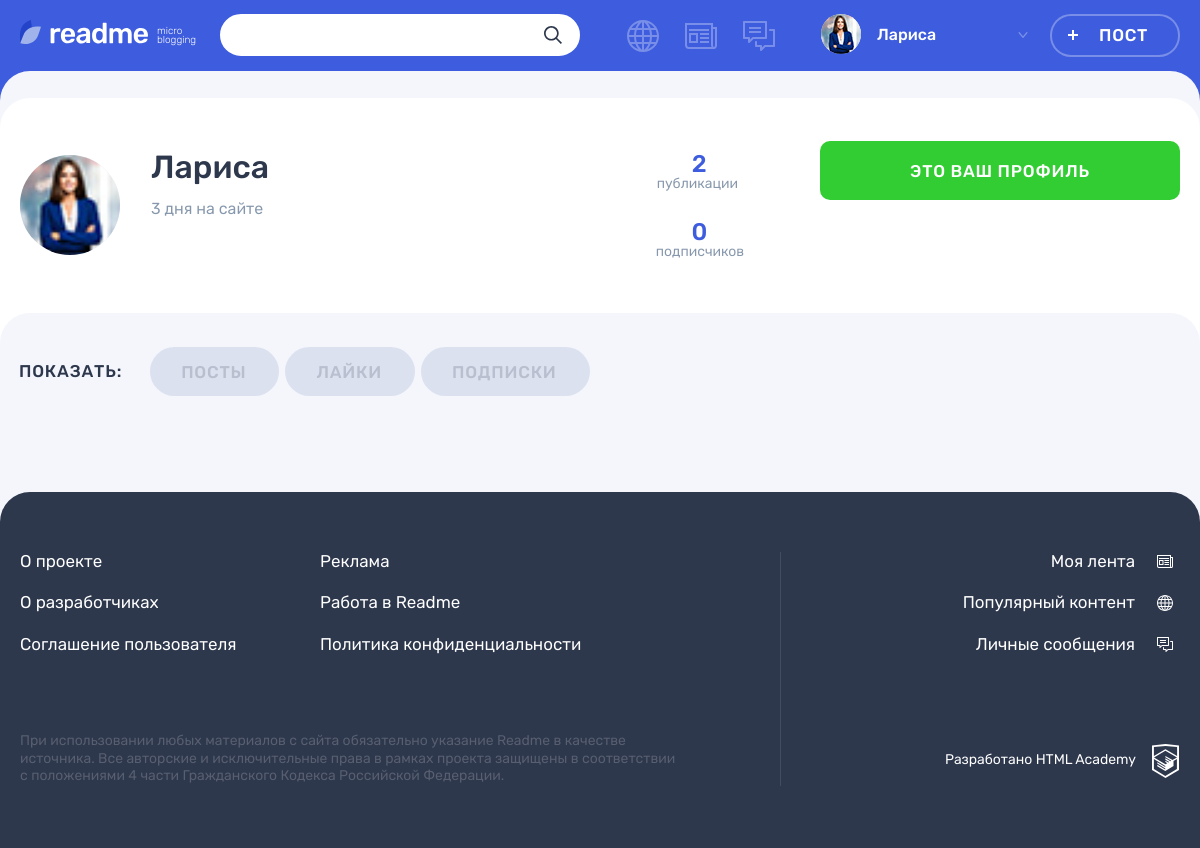
The app's page /profile.php?user_id=1 (signed in) with its own data.
### tables this page shows
CREATE TABLE users (
id INT UNSIGNED AUTO_INCREMENT PRIMARY KEY,
registration_date TIMESTAMP DEFAULT CURRENT_TIMESTAMP,
email VARCHAR(128) NOT NULL UNIQUE,
login VARCHAR(128) NOT NULL UNIQUE,
password VARCHAR(128) NOT NULL,
avatar VARCHAR(128) NOT NULL
);

### db_requests.php (called while the page is built, shortened)
<?php
function get_data($link, $sql)
{
    $result = mysqli_query($link, $sql);
    $result = mysqli_fetch_all($result, MYSQLI_ASSOC);
    return $result;
}
function get_profile_data($link, $profile_id, $user_id)
{
    $sql = "SELECT DISTINCT u.id, u.login, u.avatar, IFNULL(COUNT(p.user_id), 0) AS user_posts,
    u.registration_date,
    IFNULL((SELEct COUNT(*) FROM subscriptions sub WHERE sub.userto_id = u.id), 0) AS user_subs,
    IFNULL((SELEct COUNT(*) FROM subscriptions subs WHERE subs.userto_id = u.id AND subs.user_id = $user_id), 0) AS is_subscribed
    FROM users u
    JOIN posts p ON p.user_id = u.id
    WHERE u.id = $profile_id";
    return get_data($link, $sql)[0];
}

### templates/profile-template.php (the view, shortened to what this page needs)
<div class="profile profile--default">
  <div class="profile__user-wrapper">
    <div class="profile__user user container">
      <div class="profile__user-info user__info">
        <div class="profile__avatar user__avatar">
          <img class="profile__picture user__picture" width="100px" src="userpics/<?= $profile_info['avatar'] ?>" alt="Аватар пользователя">
        </div>
        <div class="profile__name-wrapper user__name-wrapper">
          <span class="profile__name user__name"><?= get_profile_name_with_br($profile_info['login']) ?></span>
          <?php $profile__registration_date = new DateTime($profile_info['registration_date']); ?>
          <time class="profile__user-time user__time" title="<?= $profile__registration_date->format('d.m.Y H:i') ?>" datetime="<?= $profile__registration_date->format('Y-m-d H:i:s') ?>"><?= time_ago($profile__registration_date, " на сайте") ?></time>
        </div>
      </div>
      <div class="profile__rating user__rating">
        <p class="profile__rating-item user__rating-item user__rating-item--publications">
          <span class="user__rating-amount"><?= $profile_info['user_posts'] ?></span>
          <span class="profile__rating-text user__rating-text"><?= plural_form($profile_info['user_posts'],  array('публикация', 'публикации', 'публикаций')) ?></span>
        </p>
        <p class="profile__rating-item user__rating-item user__rating-item--subscribers">
          <span class="user__rating-amount"><?= $profile_info['user_subs'] ?></span>
          <span class="profile__rating-text user__rating-text"><?= plural_form($profile_info['user_subs'],  array('подписчик', 'подписчика', 'подписчиков')) ?></span>
        </p>
      </div>
      <div class="profile__user-buttons user__buttons">
        <?php if ((int) $profile_info['is_subscribed'] === 1) : ?>
          <a class="profile__user-button user__button user__button--subscription button button--main button--quartz" href="subscription.php?user_id=<?= $profile_info['id'] ?>">Отписаться</a>
          <a class="profile__user-button user__button user__button--writing button button--green" href="messages.php?receiver_id=<?= $profile_info['id'] ?>">Сообщение</a>
          <?php elseif ($profile_info['id'] === $user_data['id']) : ?>
            <a class="profile__user-button user__button user__button--subscription button button--main" style="background-color:limegreen;" type="button">Это ваш профиль</a>
          <?php else : ?>
          <a class="profile__user-button user__button user__button--subscription button button--main" href="subscription.php?user_id=<?= $profile_info['id'] ?>">Подписаться</a>
        <?php endif ?>
      </div>
    </div>
  </div>
  <div class="profile__tabs-wrapper tabs">
    <div class="container">
      <div class="profile__tabs filters">
        <b class="profile__tabs-caption filters__caption">Показать:</b>
        <ul class="profile__tabs-list filters__list tabs__list">
          <li class="profile__tabs-item filters__item">
            <a class="profile__tabs-link filters__button tabs__item <?= ($active_tab === 'posts') ? 'filters__button--active tabs__item--active button' : "" ;?>" href="profile.php?active_tab=posts">Посты</a>
          </li>
          <li class="profile__tabs-item filters__item">
            <a class="profile__tabs-link filters__button tabs__item button <?= ($active_tab === 'likes') ? 'filters__button--active tabs__item--active button' : "" ;?>" href="profile.php?active_tab=likes">Лайки</a>
          </li>
          <li class="profile__tabs-item filters__item">
            <a class="profile__tabs-link filters__button tabs__item button <?= ($active_tab === 'subscriptions') ? 'filters__button--active tabs__item--active button' : "" ;?>" href="profile.php?active_tab=subscriptions">Подписки</a>
          </li>
        </ul>
      </div>
    </div>
  </div>
</div>

### functions.php (shortened to what this page needs)
<?php
function include_template($name, $data)
{
    $name = 'templates/' . $name;
    extract($data);
    require $name;
    $result = ob_get_clean();
    return $result;
}
function time_ago($post_upload_time, $ago_text = " назад")
{
    $interval = $post_upload_time->diff(new DateTime('now'));
    $months = (int) $interval->format('%m');
    $days = (int) $interval->format('%d');
    $hours = (int) $interval->format('%H');
    $minutes = (int) $interval->format('%i');
    $years = (int) $interval->format('%Y');
    $ago = 0;
    if ($years !== 0) {
        $years = floor($years);
        $ago = $years . ' ' . plural_form($years, array('год', 'года', 'лет')) . $ago_text;
    } elseif ($months !== 0) {
        $months = floor($months);
        $ago = $months . ' ' . plural_form($months, array('месец', 'месеца', 'месецев')) . $ago_text;
    } elseif ($days > 7 && $days < 35) {
        $week = floor($days / 7);
        $ago = $week . ' ' . plural_form($week, array('неделю', 'недели', 'недель')) . $ago_text;
    } elseif ($days !== 0) {
        $ago = $days . ' ' . plural_form($days, array('день', 'дня', 'дней')) . $ago_text;
    } elseif ($hours !== 0) {
        $hours = floor($hours);
        $ago = $hours . ' ' . plural_form($hours, array('час', 'часа', 'часов')) . $ago_text;
    } elseif ($minutes !== 0) {
        $ago = $minutes . ' ' . plural_form($minutes, array('минуту', 'минуты', 'минут')) . $ago_text;
    } else {
        $ago = 'меньше минуты назад';
    }
    return $ago;
}
function plural_form($n, $forms)
{
    return $n % 10 === 1 && $n % 100 !== 11 ? $forms[0] : ($n % 10 >= 2 && $n % 10 <= 4 && ($n % 100 < 10 || $n % 100 >= 20) ? $forms[1] : $forms[2]);
}
function get_profile_name_with_br($name)
{
    return implode('<br>', explode(" ", $name));
}

### templates/layout.php (shortened to what this page needs)
<!DOCTYPE html>
<html lang="ru">
<head>
    <link rel="stylesheet" href="css/main.css">
</head>
<body class="page">
    <header class="header">
        <div class="header__wrapper container">
            <div class="header__logo-wrapper">
                <a class="header__logo-link" href="index.php">
                    <img class="header__logo" src="img/logo.svg" alt="Логотип readme" width="128" height="24">
                </a>
                <p class="header__topic">
                    micro blogging
                </p>
            </div>
            <?php if ($title !== 'Readme: Регистрация') : ?>
            <form class="header__search-form form" action="search.php" method="get">
                <div class="header__search">
                    <input class="header__search-input form__input" type="search" name="search_request" id="search_request">
                    <button class="header__search-button button" type="submit">
                        <svg class="header__search-icon" width="18" height="18">
                            <use xlink:href="#icon-search"></use>
                        </svg>
                    </button>
                </div>
            </form>
            <?php endif ?>
            <div class="header__nav-wrapper">
                <nav class="header__nav">
                    <?php if ($_SERVER['REQUEST_URI'] !== '/registration.php') : ?>
                        <ul class="header__my-nav">
                            <li class="header__my-page header__my-page--popular">
                                <a class="header__page-link <?= ($active_page === 'popular') ? 'header__page-link--active' : "" ?>" title="Популярный контент" href="popular.php?type=all">
                                </a>
                            </li>
                            <li class="header__my-page header__my-page--feed">
                                <a class="header__page-link <?= ($active_page === 'feed') ? 'header__page-link--active' : "" ?>" href="feed.php" title="Моя лента">
                                </a>
                            </li>
                            <li class="header__my-page header__my-page--messages">
                                <a class="header__page-link <?= ($active_page === 'messages') ? 'header__page-link--active' : "" ?>" href="messages.php" title="Личные сообщения">
                                </a>
                            </li>
                        </ul>
                        <ul class="header__user-nav">
                            <li class="header__profile">
                                <a class="header__profile-link" href="#">
                                    <div class="header__avatar-wrapper">
                                        <img class="header__profile-avatar" src="userpics/<?= $user_data['avatar'] ?>" alt="Аватар профиля">
                                    </div>
                                    <div class="header__profile-name">
                                        <span>
                                            <?= $user_data['login'] ?>
                                        </span>
                                        <svg class="header__link-arrow" width="10" height="6">
                                            <use xlink:href="#icon-arrow-right-ad"></use>
                                        </svg>
                                    </div>
                                </a>
                            </li>
                            <li>
                                <a class="header__post-button button button--transparent" href="add.php">Пост</a>
                            </li>
                        </ul>
                    <?php endif; ?>
                </nav>
            </div>
        </div>
    </header>
    <section class="page__main page__main--popular">
        <?= $content ?>
    </section>
    <footer class="footer">
        <div class="footer__wrapper">
            <div class="footer__container container">
                <div class="footer__site-info">
                    <div class="footer__site-nav">
                        <ul class="footer__info-pages">
                            <li class="footer__info-page">
                                <a class="footer__page-link" href="#">О проекте</a>
                            </li>
                            <li class="footer__info-page">
                                <a class="footer__page-link" href="#">Реклама</a>
                            </li>
                            <li class="footer__info-page">
                                <a class="footer__page-link" href="#">О разработчиках</a>
                            </li>
                            <li class="footer__info-page">
                                <a class="footer__page-link" href="#">Работа в Readme</a>
                            </li>
                            <li class="footer__info-page">
                                <a class="footer__page-link" href="#">Соглашение пользователя</a>
                            </li>
                            <li class="footer__info-page">
                                <a class="footer__page-link" href="#">Политика конфиденциальности</a>
                            </li>
                        </ul>
                    </div>
                    <p class="footer__license">
                        При использовании любых материалов с сайта обязательно указание Readme в качестве источника. Все авторские и исключительные права в рамках проекта защищены в соответствии с положениями 4 части Гражданского Кодекса Российской Федерации.
                    </p>
                </div>
                <div class="footer__my-info">
                    <ul class="footer__my-pages">
                        <li class="footer__my-page footer__my-page--feed">
                            <a class="footer__page-link" href="feed.php">Моя лента</a>
                        </li>
                        <li class="footer__my-page footer__my-page--popular">
                            <a class="footer__page-link" href="popular.php">Популярный контент</a>
                        </li>
                        <li class="footer__my-page footer__my-page--messages">
                            <a class="footer__page-link" href="messages.php">Личные сообщения</a>
                        </li>
                    </ul>
                    <div class="footer__copyright">
                        <a class="footer__copyright-link" href="#">
                            <span>Разработано HTML Academy</span>
                            <svg class="footer__copyright-logo" width="27" height="34">
                                <use xlink:href="#icon-htmlacademy"></use>
                            </svg>
                        </a>
                    </div>
                </div>
            </div>
        </div>
    </footer>
</body>
</html>

### records on screen
users: avatar (picture), login "Лариса", registration_date "3 дня на сайте"

### other values on screen
$profile_info['user_posts'] "2"
$profile_info['user_subs'] "0"
